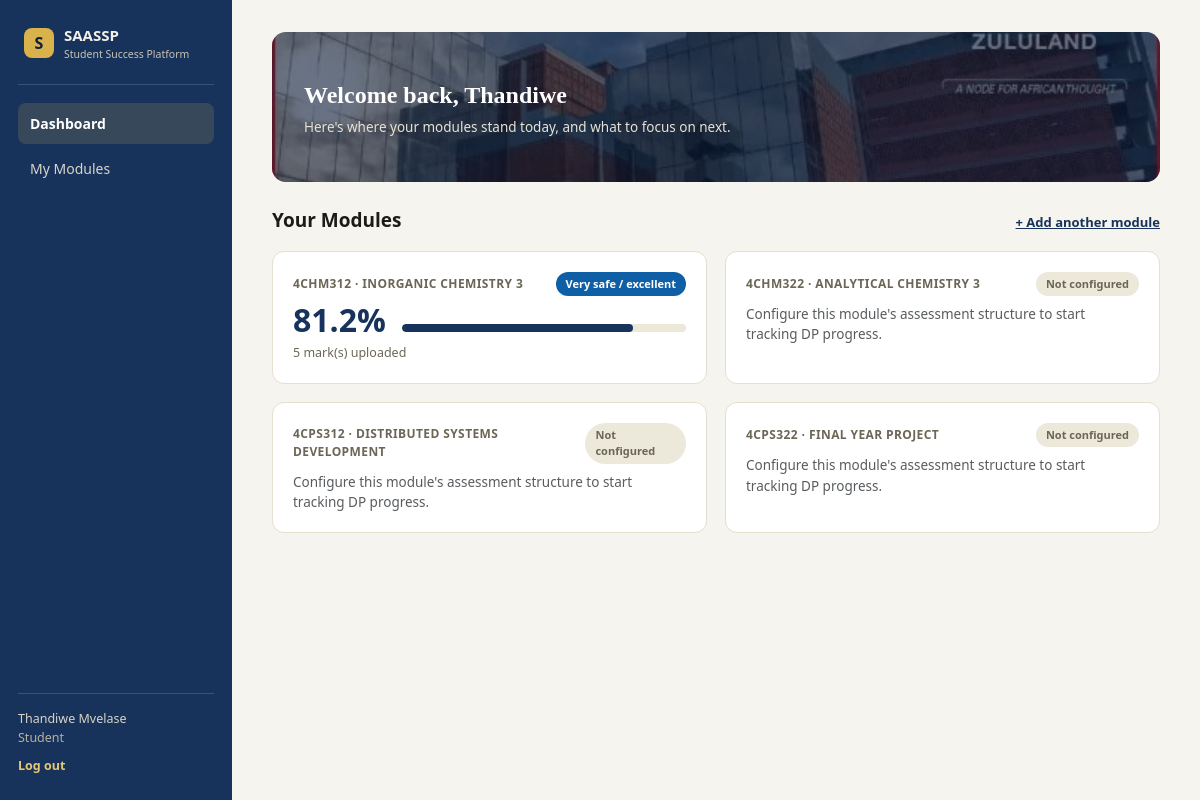
The page /student/dashboard (signed in) on the database its author committed.
### app/models.py (models this page shows, shortened)
class User(db.Model, UserMixin):
    __tablename__ = "users"
    id = db.Column(db.Integer, primary_key=True)          # UserID*#^
    name = db.Column(db.String(100), nullable=False)      # Name*
    email = db.Column(db.String(100), unique=True, nullable=False)  # Email*#
    role = db.Column(db.String(20), nullable=False)       # Role*# : student|academic_staff|admin
    password_hash = db.Column(db.String(255), nullable=False)  # PasswordHash*^
    student_modules = db.relationship("StudentModule", backref="student", lazy=True,
                                       foreign_keys="StudentModule.student_id")

class StudentModule(db.Model):
    __tablename__ = "student_modules"
    id = db.Column(db.Integer, primary_key=True)
    student_id = db.Column(db.Integer, db.ForeignKey("users.id"), nullable=False)
    programme_code = db.Column(db.String(10), db.ForeignKey("programmes.programme_code"), nullable=False)
    module_code = db.Column(db.String(10), db.ForeignKey("modules.module_code"), nullable=False)
    module = db.relationship("Module")
    programme = db.relationship("Programme")
    categories = db.relationship("AssessmentCategoryConfig", backref="student_module",
                                  lazy=True, cascade="all, delete-orphan")
    marks = db.relationship("AssessmentMark", backref="student_module",
                             lazy=True, cascade="all, delete-orphan")
    __table_args__ = (db.UniqueConstraint("student_id", "module_code", name="uq_student_module"),)

class Module(db.Model):
    __tablename__ = "modules"
    module_code = db.Column(db.String(10), primary_key=True)  # ModuleCode*#
    module_name = db.Column(db.String(150), nullable=False)   # ModuleName*

### app/student.py (the view)
@student_bp.route("/dashboard")
@login_required
def dashboard():
    _require_student()
    student_modules = StudentModule.query.filter_by(student_id=current_user.id).all()
    summaries = []
    for sm in student_modules:
        categories = [
            CategoryConfig(c.category_name, c.dp_weighting, c.total_assessments, c.recorded_count)
            for c in sm.categories
        ]
        marks_by_category = _marks_by_category(sm)
        configured = len(categories) > 0
        if configured:
            result = calculate_progress(categories, marks_by_category, current_app.config["THRESHOLD_BANDS"])
        else:
            result = None
        summaries.append((sm, result, configured))
    return render_template("dashboard.html", summaries=summaries)

### app/dp_engine.py (called while the page is built)
def threshold_band(progress_percentage: float, bands: Sequence[tuple]) -> tuple:
    for low, high, key, label in bands:
        if low <= progress_percentage < high:
            return key, label
    low, high, key, label = bands[0]
    return key, label

def recorded_pool(marks: Sequence[MarkRecord], cap: int) -> List[MarkRecord]:
    if cap <= 0:
        return []
    ranked = sorted(marks, key=lambda m: (-m.percentage, m.sequence))
    return ranked[:cap]

def marks_by_category_from_student_module(student_module) -> dict:
    result: dict = {}
    for m in student_module.marks:
        result.setdefault(m.category_name, []).append(
            MarkRecord(id=m.id, category_name=m.category_name,
                       percentage=float(m.percentage_achieved), sequence=m.sequence)
        )
    return result

### app/student.py (called while the page is built)
def _require_student():
    if current_user.role != "student":
        abort(403)

def _marks_by_category(student_module):
    return marks_by_category_from_student_module(student_module)

### app/templates/dashboard.html (shortened to what this page needs)
{% extends "base.html" %}
{% block content %}
<div class="hero-banner">
  <img src="{{ url_for('static', filename='img/campus_building.jpg') }}" alt="">
  <div class="hero-scrim"></div>
  <div class="hero-text">
    <div class="hero-title">Welcome back, {{ current_user.name.split(' ')[0] }}</div>
    <div class="hero-sub">Here's where your modules stand today, and what to focus on next.</div>
  </div>
</div>
<div class="d-flex align-items-baseline justify-content-between mb-3">
  <div class="section-title mb-0">Your Modules</div>
  <a href="{{ url_for('student.select_programme') }}" style="font-size: 13px; font-weight: 600; color: var(--navy);">+ Add another module</a>
</div>
{% if not summaries %}
<div class="card">
  <p class="mb-2">You haven't selected any modules yet.</p>
  <a href="{{ url_for('student.select_programme') }}" class="btn btn-navy text-white">Select your programme and modules</a>
</div>
{% else %}
<div class="module-grid">
  {% for sm, result, configured in summaries %}
  <a href="{{ url_for('student.module_detail', sm_id=sm.id) }}" class="card" style="text-decoration:none; color: inherit; display:block;">
    <div class="d-flex align-items-center justify-content-between mb-2">
      <div style="font-size: 12px; font-weight: 700; letter-spacing: 0.4px; color: var(--muted);">{{ sm.module_code }} &middot; {{ sm.module.module_name|upper }}</div>
      {% if configured %}
      <span class="band-pill band-{{ result.threshold_band_key }}">{{ result.threshold_band_label }}</span>
      {% else %}
      <span class="band-pill" style="background:#ECE8DA; color: var(--muted);">Not configured</span>
      {% endif %}
    </div>
    {% if configured %}
    <div class="d-flex align-items-end gap-3 mb-2">
      <div style="font-size: 32px; font-weight: 800; line-height:1; color: var(--navy);">{{ result.progress_percentage }}%</div>
      <div class="progress-bar-track flex-grow-1 mb-1">
        <div class="progress-bar-fill" style="width: {{ result.progress_percentage }}%; background: var(--navy);"></div>
      </div>
    </div>
    <div style="font-size: 12.5px; color: var(--muted);">{{ sm.marks|length }} mark(s) uploaded</div>
    {% else %}
    <p class="text-muted mb-0" style="font-size: 13.5px;">Configure this module's assessment structure to start tracking DP progress.</p>
    {% endif %}
  </a>
  {% endfor %}
</div>
{% endif %}
{% endblock %}

### app/templates/base.html (shortened to what this page needs)
<!doctype html>
<html lang="en">
<head>
  <link href="https://cdn.jsdelivr.net/npm/bootstrap@5.3.3/dist/css/bootstrap.min.css" rel="stylesheet">
  <link href="{{ url_for('static', filename='css/style.css') }}" rel="stylesheet">
</head>
<body>
{% if current_user.is_authenticated %}
<div class="app-shell">
  <nav class="sidebar">
    <div class="brand">
      <div class="brand-mark">S</div>
      <div>
        <div class="brand-title">SAASSP</div>
        <div class="brand-sub">Student Success Platform</div>
      </div>
    </div>
    <div class="nav-links">
      {% if current_user.role == 'student' %}
        <a href="{{ url_for('student.dashboard') }}" class="{{ 'active' if request.endpoint == 'student.dashboard' }}">Dashboard</a>
        <a href="{{ url_for('student.select_programme') }}" class="{{ 'active' if request.endpoint in ['student.select_programme','student.select_modules'] }}">My Modules</a>
      {% elif current_user.role == 'academic_staff' %}
        <a href="{{ url_for('staff.student_list') }}" class="{{ 'active' if request.endpoint and request.endpoint.startswith('staff.') }}">Students</a>
      {% elif current_user.role == 'admin' %}
        <a href="{{ url_for('admin.programmes') }}" class="{{ 'active' if request.endpoint == 'admin.programmes' }}">Programme Data</a>
        <a href="{{ url_for('admin.users') }}" class="{{ 'active' if request.endpoint == 'admin.users' }}">User Accounts</a>
      {% endif %}
    </div>
    <div class="sidebar-footer">
      <div class="who">{{ current_user.name }}<br><span class="role-tag">{{ current_user.role.replace('_',' ') }}</span></div>
      <a href="{{ url_for('auth.logout') }}" class="logout-link">Log out</a>
    </div>
  </nav>
  <main class="content">
    {% block content %}{% endblock %}
  </main>
</div>
{% endif %}
</body>
</html>

### app/static/css/style.css (style rules this page uses)
:root { --navy: #17335C; --navy-dark: #0F2038; --gold: #D9B24C; --ivory: #F6F4EF; --card-border: #E4DFCF; --muted: #6B6656; --text: #1B1B18; --very-safe: #0F5FA6; --safe: #2E7DB8; --generally-safe: #5FA8D3; --pass-risk: #D98C2B; --danger: #C1560A; --critical: #A63603; }
body { margin: 0; font-family: 'Segoe UI', system-ui, -apple-system, sans-serif; background: var(--ivory); color: var(--text); }
.app-shell { display: flex; min-height: 100vh; }
.sidebar { width: 232px; flex: none; background: var(--navy); color: #F3F1EA; display: flex; flex-direction: column; padding: 24px 18px; }
.brand { display: flex; align-items: center; gap: 10px; padding: 0 6px 22px 6px; border-bottom: 1px solid rgba(243,241,234,0.16); margin-bottom: 18px; }
.brand-mark { width: 30px; height: 30px; border-radius: 8px; background: var(--gold); color: var(--navy-dark); font-weight: 800; display: flex; align-items: center; justify-content: center; }
.brand-title { font-weight: 800; font-size: 15px; }
.brand-sub { font-size: 10.5px; color: #C9C4B4; }
.nav-links { display: flex; flex-direction: column; gap: 4px; }
.nav-links a { color: #D8D4C6; text-decoration: none; font-weight: 500; font-size: 14px; padding: 10px 12px; border-radius: 8px; }
.nav-links a.active { background: rgba(217,178,76,0.16); color: #FFFFFF; font-weight: 700; }
.sidebar-footer { margin-top: auto; padding-top: 16px; border-top: 1px solid rgba(243,241,234,0.16); font-size: 12.5px; }
.who { color: #D8D4C6; margin-bottom: 10px; }
.role-tag { text-transform: capitalize; color: #B7B29E; }
.logout-link { color: #E7C878; text-decoration: none; font-weight: 600; }
.content { flex: 1; padding: 32px 40px; max-width: 1200px; }
.card { background: #FFFFFF; border: 1px solid var(--card-border); border-radius: 12px; padding: 20px; }
.band-pill { font-size: 11px; font-weight: 700; padding: 4px 10px; border-radius: 999px; display: inline-block; }
.band-very_safe { background: var(--very-safe); color: #fff; }
.progress-bar-track { height: 8px; border-radius: 999px; background: #ECE8DA; overflow: hidden; }
.progress-bar-fill { height: 100%; border-radius: 999px; }
.module-grid { display: grid; grid-template-columns: repeat(auto-fill, minmax(300px, 1fr)); gap: 18px; }
.section-title { font-weight: 700; font-size: 19px; margin-bottom: 14px; }
.hero-banner { position: relative; height: 150px; border-radius: 14px; overflow: hidden; margin-bottom: 24px; }
.hero-banner img { position: absolute; inset: 0; width: 100%; height: 100%; object-fit: cover; }
.hero-banner .hero-scrim { position: absolute; inset: 0; background: rgba(15,32,58,0.62); }
.hero-banner .hero-text { position: relative; z-index: 2; height: 100%; display: flex; flex-direction: column; justify-content: center; padding: 0 32px; color: #fff; }
.hero-banner .hero-text .hero-title { font-family: Georgia, serif; font-size: 24px; font-weight: 600; }
.hero-banner .hero-text .hero-sub { font-size: 13.5px; color: #E7E2D3; margin-top: 4px; }

### rows shown on the page
User: name "Thandiwe Mvelase", role.replace "Student", name "Thandiwe"
StudentModule: module_code "4CHM312", module.module_name "INORGANIC CHEMISTRY 3", threshold_band_label "Very safe / excellent", progress_percentage "81.2", marks|length "5"
StudentModule: module_code "4CHM322", module.module_name "ANALYTICAL CHEMISTRY 3", shows "Not configured", shows "Configure this module's assessment structure to start tracking DP progress."
StudentModule: module_code "4CPS312", module.module_name "DISTRIBUTED SYSTEMS DEVELOPMENT", shows "Not configured", shows "Configure this module's assessment structure to start tracking DP progress."
StudentModule: module_code "4CPS322", module.module_name "FINAL YEAR PROJECT", shows "Not configured", shows "Configure this module's assessment structure to start tracking DP progress."
